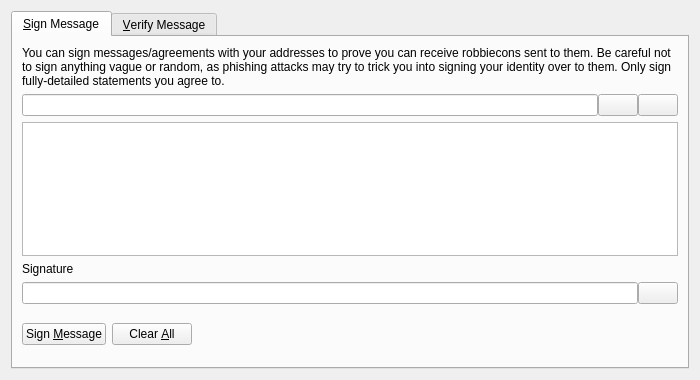
<?xml version="1.0" encoding="UTF-8"?>
<ui version="4.0">
 <class>SignVerifyMessageDialog</class>
 <widget class="QDialog" name="SignVerifyMessageDialog">
  <property name="geometry">
   <rect>
    <x>0</x>
    <y>0</y>
    <width>700</width>
    <height>380</height>
   </rect>
  </property>
  <property name="windowTitle">
   <string>Signatures - Sign / Verify a Message</string>
  </property>
  <property name="modal">
   <bool>true</bool>
  </property>
  <layout class="QVBoxLayout" name="verticalLayout">
   <item>
    <widget class="QTabWidget" name="tabWidget">
     <property name="currentIndex">
      <number>0</number>
     </property>
     <widget class="QWidget" name="tabSignMessage">
      <attribute name="title">
       <string>&amp;Sign Message</string>
      </attribute>
      <layout class="QVBoxLayout" name="verticalLayout_SM">
       <item>
        <widget class="QLabel" name="infoLabel_SM">
         <property name="text">
          <string>You can sign messages/agreements with your addresses to prove you can receive robbiecons sent to them. Be careful not to sign anything vague or random, as phishing attacks may try to trick you into signing your identity over to them. Only sign fully-detailed statements you agree to.</string>
         </property>
         <property name="textFormat">
          <enum>Qt::PlainText</enum>
         </property>
         <property name="wordWrap">
          <bool>true</bool>
         </property>
        </widget>
       </item>
       <item>
        <layout class="QHBoxLayout" name="horizontalLayout_1_SM">
         <property name="spacing">
          <number>0</number>
         </property>
         <item>
          <widget class="QValidatedLineEdit" name="addressIn_SM">
           <property name="toolTip">
            <string>The Robbiecon address to sign the message with</string>
           </property>
          </widget>
         </item>
         <item>
          <widget class="QPushButton" name="addressBookButton_SM">
           <property name="toolTip">
            <string>Choose previously used address</string>
           </property>
           <property name="text">
            <string/>
           </property>
           <property name="icon">
            <iconset resource="../robbiecon.qrc">
             <normaloff>:/icons/address-book</normaloff>:/icons/address-book</iconset>
           </property>
           <property name="shortcut">
            <string>Alt+A</string>
           </property>
           <property name="autoDefault">
            <bool>false</bool>
           </property>
          </widget>
         </item>
         <item>
          <widget class="QPushButton" name="pasteButton_SM">
           <property name="toolTip">
            <string>Paste address from clipboard</string>
           </property>
           <property name="text">
            <string/>
           </property>
           <property name="icon">
            <iconset resource="../robbiecon.qrc">
             <normaloff>:/icons/editpaste</normaloff>:/icons/editpaste</iconset>
           </property>
           <property name="shortcut">
            <string>Alt+P</string>
           </property>
           <property name="autoDefault">
            <bool>false</bool>
           </property>
          </widget>
         </item>
        </layout>
       </item>
       <item>
        <widget class="QPlainTextEdit" name="messageIn_SM">
         <property name="toolTip">
          <string>Enter the message you want to sign here</string>
         </property>
        </widget>
       </item>
       <item>
        <widget class="QLabel" name="signatureLabel_SM">
         <property name="text">
          <string>Signature</string>
         </property>
         <property name="textFormat">
          <enum>Qt::PlainText</enum>
         </property>
        </widget>
       </item>
       <item>
        <layout class="QHBoxLayout" name="horizontalLayout_2_SM">
         <property name="spacing">
          <number>0</number>
         </property>
         <item>
          <widget class="QLineEdit" name="signatureOut_SM">
           <property name="font">
            <font>
             <italic>true</italic>
            </font>
           </property>
           <property name="readOnly">
            <bool>true</bool>
           </property>
          </widget>
         </item>
         <item>
          <widget class="QPushButton" name="copySignatureButton_SM">
           <property name="toolTip">
            <string>Copy the current signature to the system clipboard</string>
           </property>
           <property name="text">
            <string/>
           </property>
           <property name="icon">
            <iconset resource="../robbiecon.qrc">
             <normaloff>:/icons/editcopy</normaloff>:/icons/editcopy</iconset>
           </property>
           <property name="autoDefault">
            <bool>false</bool>
           </property>
          </widget>
         </item>
        </layout>
       </item>
       <item>
        <layout class="QHBoxLayout" name="horizontalLayout_3_SM">
         <item>
          <widget class="QPushButton" name="signMessageButton_SM">
           <property name="toolTip">
            <string>Sign the message to prove you own this Robbiecon address</string>
           </property>
           <property name="text">
            <string>Sign &amp;Message</string>
           </property>
           <property name="icon">
            <iconset resource="../robbiecon.qrc">
             <normaloff>:/icons/edit</normaloff>:/icons/edit</iconset>
           </property>
           <property name="autoDefault">
            <bool>false</bool>
           </property>
          </widget>
         </item>
         <item>
          <widget class="QPushButton" name="clearButton_SM">
           <property name="toolTip">
            <string>Reset all sign message fields</string>
           </property>
           <property name="text">
            <string>Clear &amp;All</string>
           </property>
           <property name="icon">
            <iconset resource="../robbiecon.qrc">
             <normaloff>:/icons/remove</normaloff>:/icons/remove</iconset>
           </property>
           <property name="autoDefault">
            <bool>false</bool>
           </property>
          </widget>
         </item>
         <item>
          <spacer name="horizontalSpacer_1_SM">
           <property name="orientation">
            <enum>Qt::Horizontal</enum>
           </property>
           <property name="sizeHint" stdset="0">
            <size>
             <width>40</width>
             <height>48</height>
            </size>
           </property>
          </spacer>
         </item>
         <item>
          <widget class="QLabel" name="statusLabel_SM">
           <property name="font">
            <font>
             <weight>75</weight>
             <bold>true</bold>
            </font>
           </property>
           <property name="text">
            <string/>
           </property>
           <property name="wordWrap">
            <bool>true</bool>
           </property>
          </widget>
         </item>
         <item>
          <spacer name="horizontalSpacer_2_SM">
           <property name="orientation">
            <enum>Qt::Horizontal</enum>
           </property>
           <property name="sizeHint" stdset="0">
            <size>
             <width>40</width>
             <height>48</height>
            </size>
           </property>
          </spacer>
         </item>
        </layout>
       </item>
      </layout>
     </widget>
     <widget class="QWidget" name="tabVerifyMessage">
      <attribute name="title">
       <string>&amp;Verify Message</string>
      </attribute>
      <layout class="QVBoxLayout" name="verticalLayout_VM">
       <item>
        <widget class="QLabel" name="infoLabel_VM">
         <property name="text">
          <string>Enter the receiver's address, message (ensure you copy line breaks, spaces, tabs, etc. exactly) and signature below to verify the message. Be careful not to read more into the signature than what is in the signed message itself, to avoid being tricked by a man-in-the-middle attack. Note that this only proves the signing party receives with the address, it cannot prove sendership of any transaction!</string>
         </property>
         <property name="textFormat">
          <enum>Qt::PlainText</enum>
         </property>
         <property name="alignment">
          <set>Qt::AlignLeading|Qt::AlignLeft|Qt::AlignTop</set>
         </property>
         <property name="wordWrap">
          <bool>true</bool>
         </property>
        </widget>
       </item>
       <item>
        <layout class="QHBoxLayout" name="horizontalLayout_1_VM">
         <property name="spacing">
          <number>0</number>
         </property>
         <item>
          <widget class="QValidatedLineEdit" name="addressIn_VM">
           <property name="toolTip">
            <string>The Robbiecon address the message was signed with</string>
           </property>
          </widget>
         </item>
         <item>
          <widget class="QPushButton" name="addressBookButton_VM">
           <property name="toolTip">
            <string>Choose previously used address</string>
           </property>
           <property name="text">
            <string/>
           </property>
           <property name="icon">
            <iconset resource="../robbiecon.qrc">
             <normaloff>:/icons/address-book</normaloff>:/icons/address-book</iconset>
           </property>
           <property name="shortcut">
            <string>Alt+A</string>
           </property>
           <property name="autoDefault">
            <bool>false</bool>
           </property>
          </widget>
         </item>
        </layout>
       </item>
       <item>
        <widget class="QPlainTextEdit" name="messageIn_VM"/>
       </item>
       <item>
        <widget class="QValidatedLineEdit" name="signatureIn_VM"/>
       </item>
       <item>
        <layout class="QHBoxLayout" name="horizontalLayout_2_VM">
         <item>
          <widget class="QPushButton" name="verifyMessageButton_VM">
           <property name="toolTip">
            <string>Verify the message to ensure it was signed with the specified Robbiecon address</string>
           </property>
           <property name="text">
            <string>Verify &amp;Message</string>
           </property>
           <property name="icon">
            <iconset resource="../robbiecon.qrc">
             <normaloff>:/icons/transaction_0</normaloff>:/icons/transaction_0</iconset>
           </property>
           <property name="autoDefault">
            <bool>false</bool>
           </property>
          </widget>
         </item>
         <item>
          <widget class="QPushButton" name="clearButton_VM">
           <property name="toolTip">
            <string>Reset all verify message fields</string>
           </property>
           <property name="text">
            <string>Clear &amp;All</string>
           </property>
           <property name="icon">
            <iconset resource="../robbiecon.qrc">
             <normaloff>:/icons/remove</normaloff>:/icons/remove</iconset>
           </property>
           <property name="autoDefault">
            <bool>false</bool>
           </property>
          </widget>
         </item>
         <item>
          <spacer name="horizontalSpacer_1_VM">
           <property name="orientation">
            <enum>Qt::Horizontal</enum>
           </property>
           <property name="sizeHint" stdset="0">
            <size>
             <width>40</width>
             <height>48</height>
            </size>
           </property>
          </spacer>
         </item>
         <item>
          <widget class="QLabel" name="statusLabel_VM">
           <property name="font">
            <font>
             <weight>75</weight>
             <bold>true</bold>
            </font>
           </property>
           <property name="text">
            <string/>
           </property>
           <property name="wordWrap">
            <bool>true</bool>
           </property>
          </widget>
         </item>
         <item>
          <spacer name="horizontalSpacer_2_VM">
           <property name="orientation">
            <enum>Qt::Horizontal</enum>
           </property>
           <property name="sizeHint" stdset="0">
            <size>
             <width>40</width>
             <height>48</height>
            </size>
           </property>
          </spacer>
         </item>
        </layout>
       </item>
      </layout>
     </widget>
    </widget>
   </item>
  </layout>
 </widget>
 <customwidgets>
  <customwidget>
   <class>QValidatedLineEdit</class>
   <extends>QLineEdit</extends>
   <header>qvalidatedlineedit.h</header>
  </customwidget>
 </customwidgets>
 <resources>
  <include location="../robbiecon.qrc"/>
 </resources>
 <connections/>
</ui>
